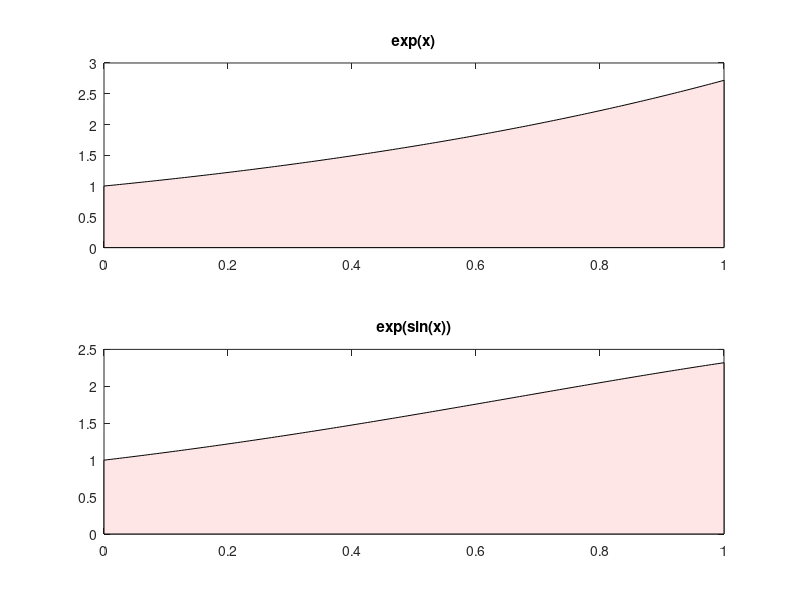

MATLAB code to generate this figure:
%%
% The antiderivative of $e^x$ is, of course, itself. That makes evaluation
% of $\int_0^1 e^x\,dx$ by the Fundamental Theorem trivial.
format long, I = exp(1)-1

%%
% MATLAB has a built-in |integral| that estimates the value numerically
% without finding the antiderivative first. As you can see here, it's often
% just as accurate. 
integral(@(x) exp(x),0,1)

%%
% The numerical approach is far more robust. For example, $e^{\sin x}$ has
% no useful antiderivative. But numerically it's no more difficult. 
integral(@(x) exp(sin(x)),0,1)

%%
% When you look at the graphs of these functions, what's remarkable is 
% that one of these areas is the most basic calculus while the other is
% almost impenetrable analytically. From a numerical standpoint, they are
% practically the same problem.
x = linspace(0,1,201)';
subplot(2,1,1), fill([x;1;0],[exp(x);0;0],[1,0.9,0.9])
title('exp(x)')  % ignore this line
subplot(2,1,2), fill([x;1;0],[exp(sin(x));0;0],[1,0.9,0.9])
title('exp(sin(x))')  % ignore this line